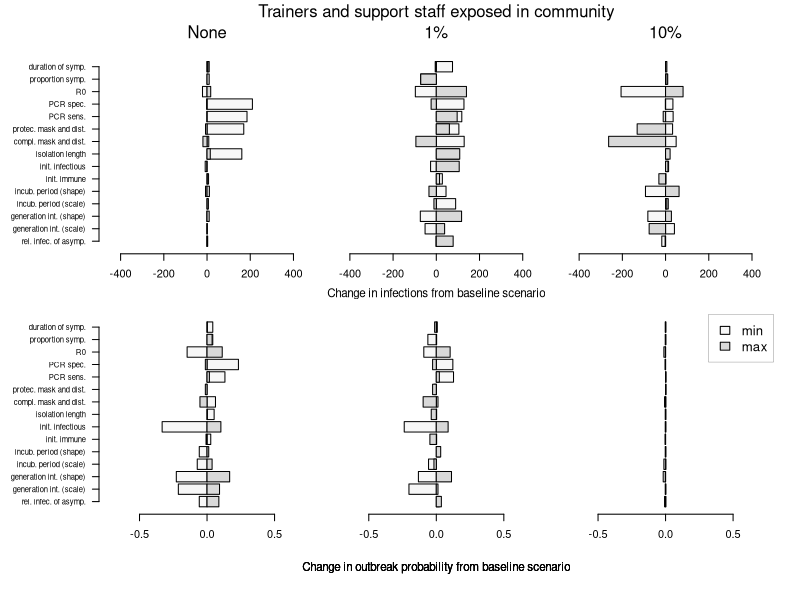

Recreate this plot in R.
##===============================#
## School reopening cases/deaths
## FRED-COVID19
## Author: Guido España
## 2020
##===============================#
## Setup-------------
##===============================#
library(dplyr)
library(tidyverse)
library(RColorBrewer)
library(lubridate)


##===============================#
## Inputs------------
##===============================#
min_outbreak = 100
inf.testDay = read_csv('../output/output_sensitivity_analysis_scenarios.csv') %>%
    group_by(importation, param, param_value) %>%
    summarize(prob_outbreak = sum(total_inf > min_outbreak) / n(),
              infections_median = median(total_inf[total_inf > min_outbreak], na.rm = T)) %>%
    ungroup() %>%
    rename(infections = infections_median) %>%
    group_by(importation, param) %>%
    mutate(param_status = ifelse(param_value == min(param_value), 'min', 'max')) %>%
    ungroup() 


importation_name = c('None','1%','10%')
importation_list = c(0,1,10)
param_names_list = list(
    "asymp.adjust" = "rel. infec. of asymp.",
    "R0.mag" = "R0",
    "symp.mean" = "duration of symp.",
    "mask.protection" = "protec. mask and dist.",
    "isolate.length" = "isolation length",
    "pcr.spec.commercial" = "PCR spec.",
    "pcr.sens.commercial.target" = "PCR sens.",
    "symp.mag" = "proportion symp.",
    "initial.infected" = "init. infectious",
    "initial.immune" = "init. immune",
    "mask.compliance" = "compl. mask and dist.",
    "asymp.adjust" = "rel. infec. of asymp.",
    "tost.mu" = "TOST $\\mu$",
    "tost.ke" = "TOST $\\kappa_E$",
    "incub.shape" = "incub. period (shape)",
    "incub.scale"  = "incub. period (scale)",
    "genint_shape" = "generation int. (shape)",
    "genint_scale" = "generation int. (scale)")


##===============================================================#
## 1. Create a tornado plot -------------
##===============================================================#
col_palette = brewer.pal(n = 7, name='Greys')
jpeg('../figures/manuscript_figure_sensitivity_analysis.jpeg', width=6.5,height=5, units="in", res = 300)
layout(
    matrix(1:6,2,3, byrow = F), widths = c(rep(2,2),2), heights = rep(1,1)
)

par(mar = c(3.5,0.5,1.1,0.5), oma = c(3,7.0,3,1.5))
for(pp in 1:length(importation_list)){
    pp_import = importation_list[pp]
    default_inf_value = inf.testDay$infections[inf.testDay$param == 'default.params' & inf.testDay$importation == pp_import]

    default_prob_value = inf.testDay$prob_outbreak[inf.testDay$param == 'default.params' & inf.testDay$importation == pp_import]

    tmp_inf_df = inf.testDay[inf.testDay$importation == pp_import & inf.testDay$param != 'default.params',c('param', 'param_value', 'infections', 'param_status', 'prob_outbreak')]
    tmp_inf_df$infections = tmp_inf_df$infections - default_inf_value
    tmp_inf_df$prob_outbreak = tmp_inf_df$prob_outbreak - default_prob_value

    min_sens_df = tmp_inf_df[tmp_inf_df$param_status == 'min',]
    min_sens_df = min_sens_df[order(min_sens_df$param),]
    max_sens_df = tmp_inf_df[tmp_inf_df$param_status == 'max',]
    max_sens_df = max_sens_df[order(max_sens_df$param),]

    bb = barplot(height = min_sens_df$infections, horiz = T, col = col_palette[1], xaxt = "n",
                 xlim = c(-500,500))
                 ##xlim = max(tmp_inf_df$infections)*c(-1.2,1.2))

    barplot(height = max_sens_df$infections, horiz = T, col = col_palette[2], xaxt = "n", add = T)
    axis(1)
    mtext(importation_name[pp], side = 3, line = 1)
    if(pp == 1){
        axis(2, las = 2, at = bb, labels = as.character(param_names_list[min_sens_df$param]), cex.axis = 0.7)
    }

    
    if(pp == 2){
        mtext('Change in infections from baseline scenario', side = 1, line =2.5, cex = 0.7)
    }
    ##par(mar = c(0.5,3.5,1.1,3.0))
    ## probability of outbreak
    bb = barplot(height = min_sens_df$prob_outbreak, horiz = T, col = col_palette[1], xaxt = "n",
                 xlim = c(-0.8, 0.8))
    ##xlim = max(tmp_inf_df$prob_outbreak)*c(-1.05,1.05))

    barplot(height = max_sens_df$prob_outbreak, horiz = T, col = col_palette[2], xaxt = "n", add = T)
    axis(1)
    if(pp == 1){
        axis(2, las = 2, at = bb, labels =  as.character(param_names_list[min_sens_df$param]), cex.axis = 0.7)
    }
    if(pp == 3){
        legend("topright", c('min', 'max'), fill = col_palette[1:2], cex = 1.2,box.lwd = 0.2, horiz = F)
    }

    ##axis(2, las = 2, at = bb, labels = min_sens_df$param, cex.axis = 0.9)
    
    mtext(sprintf('Change in outbreak probability from baseline scenario'), side = 1, line =0, cex = 0.7, outer = T)
}
mtext("Trainers and support staff exposed in community", side = 3, outer = T, line = 1.5)
dev.off()


